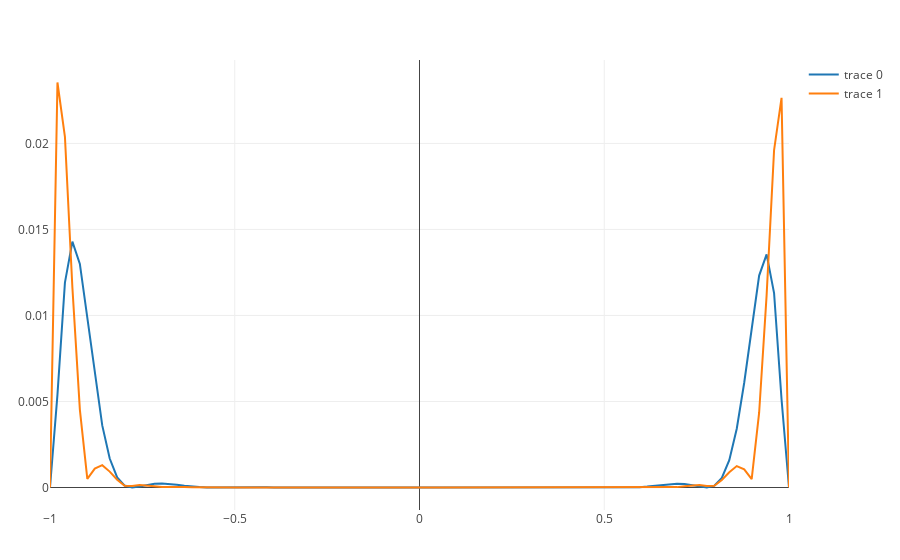

The notebook cell this image was saved under:
### Code cell
Plotly.plot([Plotly.scatter(x=domain, y=t[1]), Plotly.scatter(x=domain, y=t[2])])
